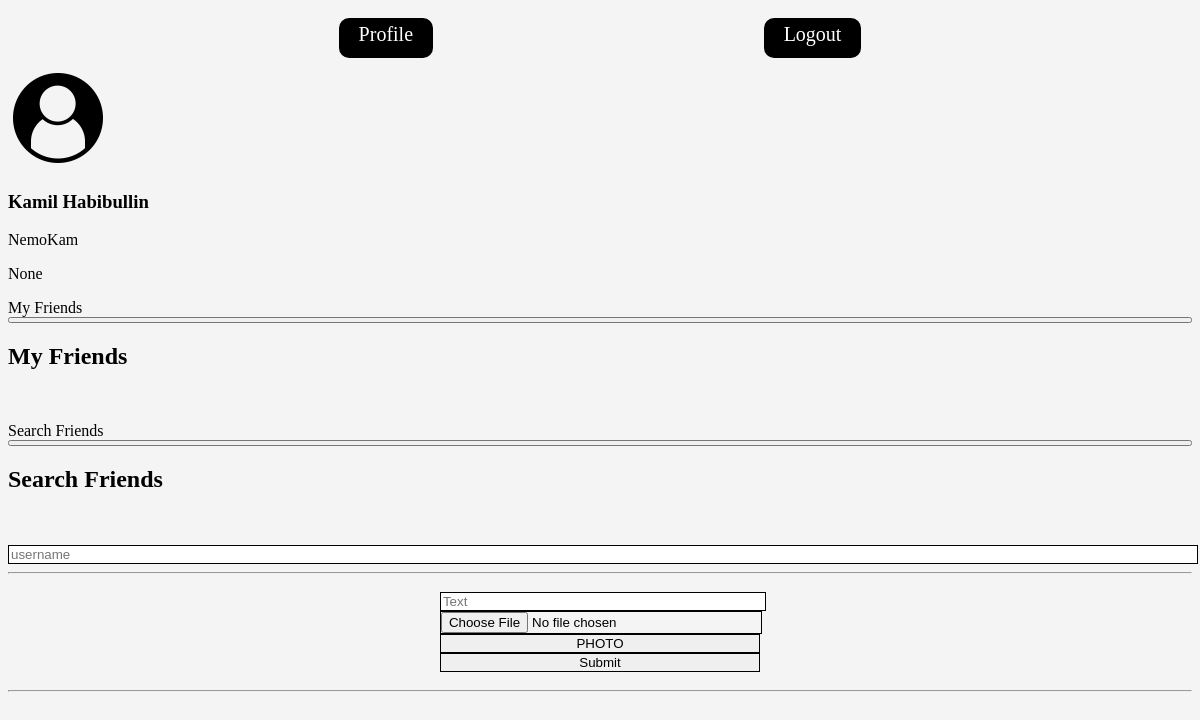
/profile/ (signed in), run on an earlier commit of the app's database.
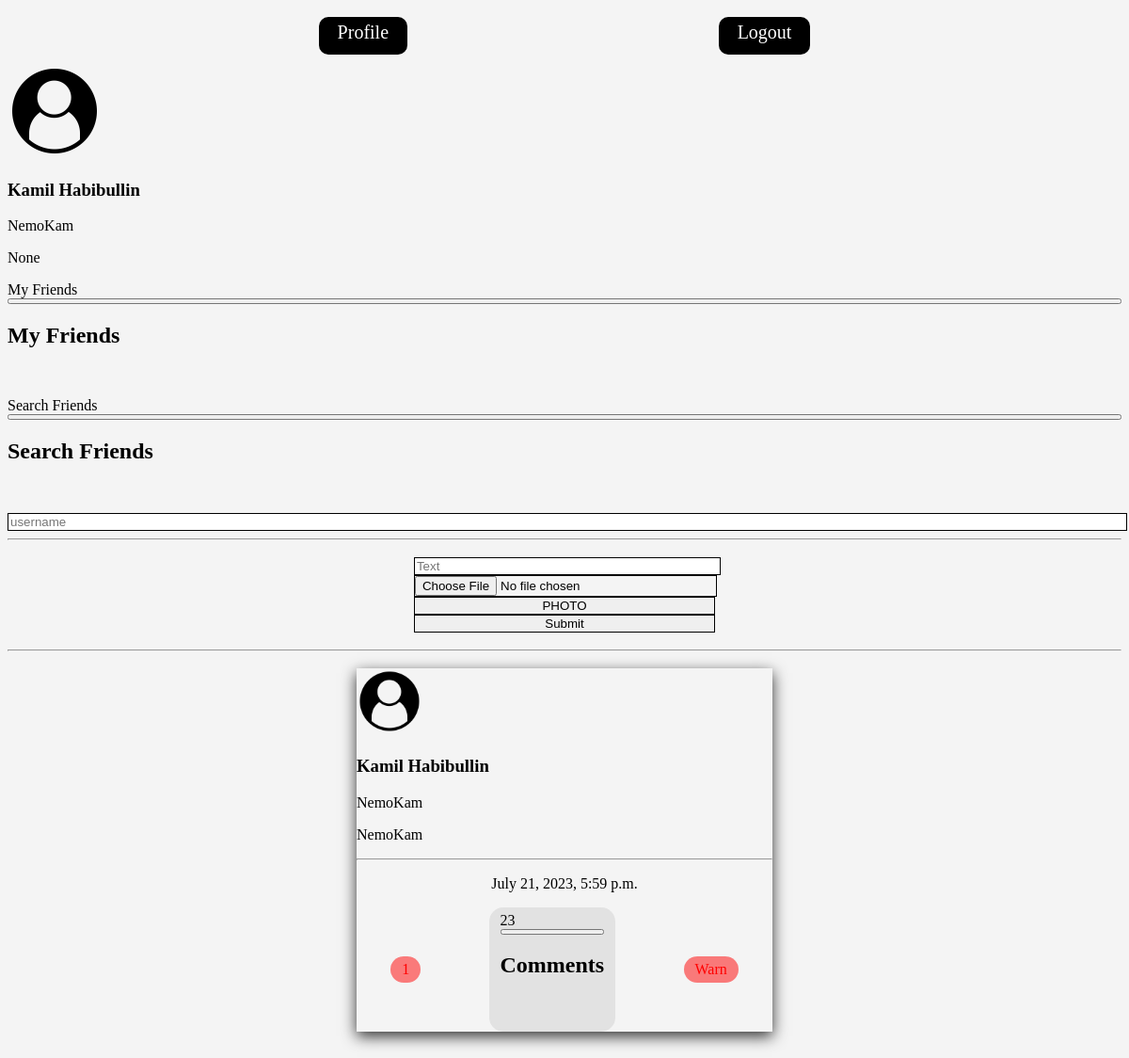
And on a later commit of the database.
### profileapp/models.py (models this page shows, shortened)
class Post(models.Model):
    author = models.ForeignKey('ProfileUser', on_delete=models.CASCADE)
    text = models.CharField(max_length=4000)
    img = models.ImageField(upload_to='posts/', blank=True, null=True)
    likes = models.ManyToManyField("ProfileUser", blank=True, related_name='post_likes')
    comments = models.ManyToManyField("Comment", blank=True, related_name='post_comments')
    warned = models.ManyToManyField("ProfileUser", blank=True, related_name='post_warned')
    created_at = models.DateTimeField(auto_now=True)

class ProfileUser(AbstractUser):
    MALE = 'M'
    FEMALE = 'W'
    GENDER_CHOICES = (
        (MALE, 'мужской'),
        (FEMALE, 'женский')
    )
    activation_key = models.CharField(max_length=128, blank=True)
    birthday = models.DateField(_('birthday'), default=None, null=True)
    gender = models.CharField(_('gender'), max_length=1, choices=GENDER_CHOICES, default='M')
    avatar = models.ImageField(upload_to='users/avatars', blank=True, default="users/avatars/default_user_icon.png")
    about = models.CharField(_('about'), max_length=128, null=True)
    pre_friends = models.ManyToManyField("self", blank=True, related_name=_("maybe_friends"), symmetrical=False)
    friends = models.ManyToManyField("self", blank=True, related_name=_("friends"))

### profileapp/views.py (the view)
# urls.py: path('', profileapp.user_profile, name='profile'),
@login_required
def user_profile(request):
    profile = request.user
    wanted_friends_cnt = ProfileUser.objects.filter(pre_friends__in=ProfileUser.objects.filter(id=request.user.id)).count()
    posts_create_form = PostCreateForm()
    comments_create_form = CommentCreateForm()
    posts = Post.objects.filter(author=request.user)
    data = {
        'page_title': 'Profile',
        'user_model': profile,
        'wanted_friends_cnt': wanted_friends_cnt,
        'posts_create_form': posts_create_form,
        'comments_create_form': comments_create_form,
        'posts': posts
    }
    return render(request, 'profileapp/profile.html', data)

### profileapp/forms.py (shortened to what this page needs)
class PostCreateForm(forms.ModelForm):
    def __init__(self, *args, **kwargs):
        super().__init__(*args, **kwargs)
        for visible in self.visible_fields():
            visible.field.widget.attrs['class'] = 'uk-input'
            visible.field.widget.attrs['placeholder'] = visible.field.label
            visible.field.widget.attrs['required'] = 'required'
        self.fields['img'].widget.attrs.pop('required')
    class Meta:
        model = Post
        fields = ('text', 'img')

class CommentCreateForm(forms.ModelForm):
    def __init__(self, *args, **kwargs):
        super().__init__(*args, **kwargs)
        for visible in self.visible_fields():
            visible.field.widget.attrs['class'] = 'uk-input comments_inp'
            visible.field.widget.attrs['placeholder'] = visible.field.label
            visible.field.widget.attrs['required'] = 'required'
        self.fields['img'].widget.attrs.pop('required')
        self.fields['img'].widget.attrs['class'] = 'uk-input'
    class Meta:
        model = Comment
        fields = ('text', 'img')

### profileapp/templates/profileapp/profile.html (shortened to what the changed rows need)
{% extends 'base.html' %}
{% load static %}
{% block css %}
    <link href="{% static 'profileapp/profile.css' %}" rel="stylesheet"/>
{% endblock %}
{% block content %}
    <div class="auth-main">
        <div class="profile">
            <div class="uk-card uk-card-default">
                <div class="uk-card-footer">
                    <div id="modal-sections-my-friends" uk-modal>
                        <div class="uk-modal-dialog">
                            <div class="uk-modal-header">
                                <h2 class="uk-modal-title">My Friends</h2>
                            </div>
                        </div>
                    </div>
                    <div id="modal-sections-new-friends" uk-modal>
                        <div class="uk-modal-dialog">
                            <div class="uk-modal-header">
                                <h2 class="uk-modal-title">Search Friends</h2>
                            </div>
                        </div>
                    </div>
                </div>
            </div>
        </div>
        <div class="posts">
            {% for post in posts %}
                <div class="post uk-card uk-card-default" id="post_{{ post.id }}">
                    <div class="uk-card-header">
                        <div class="uk-grid-small uk-flex-middle uk-grid" uk-grid="">
                            <div class="uk-width-auto uk-first-column">
                                <img class="uk-border-circle" width="70" height="70" src="{{ post.author.avatar.url }}" alt="Avatar">
                            </div>
                            <div class="uk-width-expand">
                                <h3 class="uk-card-title uk-margin-remove-bottom">{{ post.author.first_name }} {{ post.author.last_name }}</h3>
                                <p class="uk-text-meta uk-margin-remove-top">{{ post.author.username }}</p>
                            </div>
                        </div>
                    </div>
                    <div class="uk-card-body">
                        <p class="card_text">{{ post.text }}</p>
                        <hr>
                        <p class="post_created_at">{{ post.created_at }}</p>
                    </div>
                    <div class="uk-card-footer post_footer">
                        <div class="likes{% if request.user in post.likes.all %} liked{% endif %}" onclick="post_like('{{ post.id }}')">
                            <a uk-icon="icon: heart" class="icon_for_post like_icon"> </a><span class="likes_span"> {{ post.likes.count }}</span>
                        </div>
                        <div class="post_comments" onclick="post_comm('{{ post.id }}')" uk-toggle="target: #modal-sections-comments_{{ post.id }}">
                            <a uk-icon="icon: comments" class="icon_for_post"> </a><span class="post_comments_span"> {{ post.comments.count }}</span>
                            <div id="modal-sections-comments_{{ post.id }}" uk-modal>
                                <div class="uk-modal-dialog">
                                    <button class="uk-modal-close-default" type="button" uk-close></button>
                                    <div class="uk-modal-header">
                                        <h2 class="uk-modal-title">Comments</h2>
                                    </div>
                                    <div class="uk-modal-body">
                                    </div>
                                </div>
                            </div>
                        </div>
                        <div class="warning{% if request.user in post.warned.all %} warned{% endif %}" {% if request.user not in post.warned.all %} onclick="post_warn('{{ post.id }}')" {% endif %}>
                            <a uk-icon="icon: warning" class="icon_for_post"> </a><span> Warn</span>
                        </div>
                    </div>
                </div>
            {% endfor %}
        </div>
    </div>
{% endblock %}

What changed in the data, as far as the page shows it:
added Post: author.avatar (placeholder picture), author.first_name "Kamil", author.last_name "Habibullin", author.username "NemoKam", text "NemoKam", created_at "July 21, 2023, 5:59 p.m.", likes.count "1", comments.count "23"
